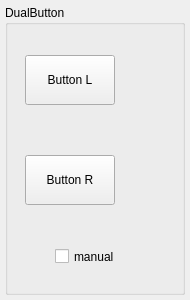
<?xml version="1.0" encoding="UTF-8"?>
<ui version="4.0">
 <class>DualButton</class>
 <widget class="QWidget" name="DualButton">
  <property name="geometry">
   <rect>
    <x>0</x>
    <y>0</y>
    <width>190</width>
    <height>300</height>
   </rect>
  </property>
  <property name="minimumSize">
   <size>
    <width>190</width>
    <height>300</height>
   </size>
  </property>
  <property name="windowTitle">
   <string>Form</string>
  </property>
  <widget class="QGroupBox" name="groupBox">
   <property name="geometry">
    <rect>
     <x>5</x>
     <y>5</y>
     <width>180</width>
     <height>290</height>
    </rect>
   </property>
   <property name="sizePolicy">
    <sizepolicy hsizetype="Preferred" vsizetype="Expanding">
     <horstretch>0</horstretch>
     <verstretch>0</verstretch>
    </sizepolicy>
   </property>
   <property name="title">
    <string>DualButton</string>
   </property>
   <widget class="QPushButton" name="button_r">
    <property name="enabled">
     <bool>true</bool>
    </property>
    <property name="geometry">
     <rect>
      <x>20</x>
      <y>150</y>
      <width>90</width>
      <height>50</height>
     </rect>
    </property>
    <property name="text">
     <string>Button R</string>
    </property>
   </widget>
   <widget class="QWidget" name="statusLED_r" native="true">
    <property name="enabled">
     <bool>false</bool>
    </property>
    <property name="geometry">
     <rect>
      <x>130</x>
      <y>170</y>
      <width>12</width>
      <height>12</height>
     </rect>
    </property>
    <property name="sizePolicy">
     <sizepolicy hsizetype="Fixed" vsizetype="Fixed">
      <horstretch>0</horstretch>
      <verstretch>0</verstretch>
     </sizepolicy>
    </property>
    <property name="minimumSize">
     <size>
      <width>10</width>
      <height>10</height>
     </size>
    </property>
    <property name="maximumSize">
     <size>
      <width>15</width>
      <height>15</height>
     </size>
    </property>
   </widget>
   <widget class="QWidget" name="statusLED_l" native="true">
    <property name="enabled">
     <bool>false</bool>
    </property>
    <property name="geometry">
     <rect>
      <x>130</x>
      <y>70</y>
      <width>12</width>
      <height>12</height>
     </rect>
    </property>
    <property name="sizePolicy">
     <sizepolicy hsizetype="Fixed" vsizetype="Fixed">
      <horstretch>0</horstretch>
      <verstretch>0</verstretch>
     </sizepolicy>
    </property>
    <property name="minimumSize">
     <size>
      <width>10</width>
      <height>10</height>
     </size>
    </property>
    <property name="maximumSize">
     <size>
      <width>15</width>
      <height>15</height>
     </size>
    </property>
   </widget>
   <widget class="QPushButton" name="button_l">
    <property name="enabled">
     <bool>true</bool>
    </property>
    <property name="geometry">
     <rect>
      <x>20</x>
      <y>50</y>
      <width>90</width>
      <height>50</height>
     </rect>
    </property>
    <property name="text">
     <string>Button L</string>
    </property>
   </widget>
   <widget class="QCheckBox" name="check">
    <property name="enabled">
     <bool>true</bool>
    </property>
    <property name="geometry">
     <rect>
      <x>50</x>
      <y>240</y>
      <width>81</width>
      <height>23</height>
     </rect>
    </property>
    <property name="text">
     <string>manual</string>
    </property>
   </widget>
   <zorder>statusLED_r</zorder>
   <zorder>statusLED_l</zorder>
   <zorder>button_l</zorder>
   <zorder>button_r</zorder>
   <zorder>check</zorder>
  </widget>
 </widget>
 <resources/>
 <connections/>
</ui>
